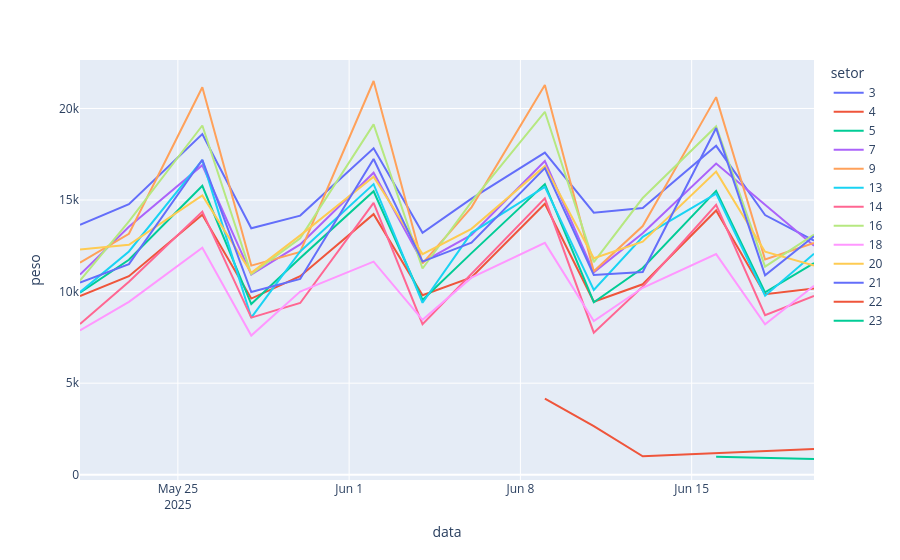

The code cell stored with this chart in its notebook:
### Code cell
teste = df.groupby(["data","setor","turno"], as_index = False).aggregate(peso = ("producao", "sum"), dia_semana = ("dia_semana", "unique"))
teste["dia_semana"] = [i[0] for i in teste["dia_semana"]]
teste["data"] = pd.to_datetime(teste["data"], dayfirst= True)
teste = teste[(teste["data"]>="20/05/2025") & (teste["data"]<="20/06/2025") & (teste["dia_semana"].isin(["seg","qua","sex"]))]
px.line(teste, x = "data", y = "peso", color = "setor")

### Figure 1 — Plotly figure (JSON) as saved in the notebook; plotly's stock layout.template omitted (floating-point values rounded to 4 significant figures)
{"data": [{"hovertemplate": "setor=3<br>data=%{x}<br>peso=%{y}<extra></extra>", "legendgroup": "3", "line": {"color": "#636efa", "dash": "solid"}, "marker": {"symbol": "circle"}, "mode": "lines", "name": "3", "orientation": "v", "showlegend": true, "type": "scatter", "x": ["2025-05-21T00:00:00.000000", "2025-05-23T00:00:00.000000", "2025-05-26T00:00:00.000000", "2025-05-28T00:00:00.000000", "2025-05-30T00:00:00.000000", "2025-06-02T00:00:00.000000", "2025-06-04T00:00:00.000000", "2025-06-06T00:00:00.000000", "2025-06-09T00:00:00.000000", "2025-06-11T00:00:00.000000", "2025-06-13T00:00:00.000000", "2025-06-16T00:00:00.000000", "2025-06-18T00:00:00.000000", "2025-06-20T00:00:00.000000"], "xaxis": "x", "y": [13650, 14770, 18600, 13460, 14150, 17830, 13210, 15080, 17590, 14310, 14560, 17960, 14180, 12790], "yaxis": "y"}, {"hovertemplate": "setor=4<br>data=%{x}<br>peso=%{y}<extra></extra>", "legendgroup": "4", "line": {"color": "#EF553B", "dash": "solid"}, "marker": {"symbol": "circle"}, "mode": "lines", "name": "4", "orientation": "v", "showlegend": true, "type": "scatter", "x": ["2025-05-21T00:00:00.000000", "2025-05-23T00:00:00.000000", "2025-05-26T00:00:00.000000", "2025-05-28T00:00:00.000000", "2025-05-30T00:00:00.000000", "2025-06-02T00:00:00.000000", "2025-06-04T00:00:00.000000", "2025-06-06T00:00:00.000000", "2025-06-09T00:00:00.000000", "2025-06-11T00:00:00.000000", "2025-06-13T00:00:00.000000", "2025-06-16T00:00:00.000000", "2025-06-18T00:00:00.000000", "2025-06-20T00:00:00.000000"], "xaxis": "x", "y": [9760, 10840, 14200, 9620, 10840, 14230, 9800, 10770, 14800, 9450, 10400, 14430, 9860, 10170], "yaxis": "y"}, {"hovertemplate": "setor=5<br>data=%{x}<br>peso=%{y}<extra></extra>", "legendgroup": "5", "line": {"color": "#00cc96", "dash": "solid"}, "marker": {"symbol": "circle"}, "mode": "lines", "name": "5", "orientation": "v", "showlegend": true, "type": "scatter", "x": ["2025-05-21T00:00:00.000000", "2025-05-23T00:00:00.000000", "2025-05-26T00:00:00.000000", "2025-05-28T00:00:00.000000", "2025-05-30T00:00:00.000000", "2025-06-02T00:00:00.000000", "2025-06-04T00:00:00.000000", "2025-06-06T00:00:00.000000", "2025-06-09T00:00:00.000000", "2025-06-11T00:00:00.000000", "2025-06-13T00:00:00.000000", "2025-06-16T00:00:00.000000", "2025-06-18T00:00:00.000000", "2025-06-20T00:00:00.000000"], "xaxis": "x", "y": [9940, 11740, 15780, 9320, 11830, 15480, 9540, 12100, 15870, 9420, 11290, 15500, 9960, 11560], "yaxis": "y"}, {"hovertemplate": "setor=7<br>data=%{x}<br>peso=%{y}<extra></extra>", "legendgroup": "7", "line": {"color": "#ab63fa", "dash": "solid"}, "marker": {"symbol": "circle"}, "mode": "lines", "name": "7", "orientation": "v", "showlegend": true, "type": "scatter", "x": ["2025-05-21T00:00:00.000000", "2025-05-23T00:00:00.000000", "2025-05-26T00:00:00.000000", "2025-05-28T00:00:00.000000", "2025-05-30T00:00:00.000000", "2025-06-02T00:00:00.000000", "2025-06-04T00:00:00.000000", "2025-06-06T00:00:00.000000", "2025-06-09T00:00:00.000000", "2025-06-11T00:00:00.000000", "2025-06-13T00:00:00.000000", "2025-06-16T00:00:00.000000", "2025-06-18T00:00:00.000000", "2025-06-20T00:00:00.000000"], "xaxis": "x", "y": [10930, 13540, 16900, 10930, 12580, 16490, 11610, 13100, 17130, 11050, 13190, 16990, 14740, 12500], "yaxis": "y"}, {"hovertemplate": "setor=9<br>data=%{x}<br>peso=%{y}<extra></extra>", "legendgroup": "9", "line": {"color": "#FFA15A", "dash": "solid"}, "marker": {"symbol": "circle"}, "mode": "lines", "name": "9", "orientation": "v", "showlegend": true, "type": "scatter", "x": ["2025-05-21T00:00:00.000000", "2025-05-23T00:00:00.000000", "2025-05-26T00:00:00.000000", "2025-05-28T00:00:00.000000", "2025-05-30T00:00:00.000000", "2025-06-02T00:00:00.000000", "2025-06-04T00:00:00.000000", "2025-06-06T00:00:00.000000", "2025-06-09T00:00:00.000000", "2025-06-11T00:00:00.000000", "2025-06-13T00:00:00.000000", "2025-06-16T00:00:00.000000", "2025-06-18T00:00:00.000000", "2025-06-20T00:00:00.000000"], "xaxis": "x", "y": [11580, 13160, 21160, 11420, 12170, 21500, 11540, 14600, 21280, 11110, 13580, 20620, 11750, 12660], "yaxis": "y"}, {"hovertemplate": "setor=13<br>data=%{x}<br>peso=%{y}<extra></extra>", "legendgroup": "13", "line": {"color": "#19d3f3", "dash": "solid"}, "marker": {"symbol": "circle"}, "mode": "lines", "name": "13", "orientation": "v", "showlegend": true, "type": "scatter", "x": ["2025-05-21T00:00:00.000000", "2025-05-23T00:00:00.000000", "2025-05-26T00:00:00.000000", "2025-05-28T00:00:00.000000", "2025-05-30T00:00:00.000000", "2025-06-02T00:00:00.000000", "2025-06-04T00:00:00.000000", "2025-06-06T00:00:00.000000", "2025-06-09T00:00:00.000000", "2025-06-11T00:00:00.000000", "2025-06-13T00:00:00.000000", "2025-06-16T00:00:00.000000", "2025-06-18T00:00:00.000000", "2025-06-20T00:00:00.000000"], "xaxis": "x", "y": [9970, 12190, 17180, 8580, 12190, 15870, 9390, 13210, 15720, 10090, 12990, 15350, 9780, 12070], "yaxis": "y"}, {"hovertemplate": "setor=14<br>data=%{x}<br>peso=%{y}<extra></extra>", "legendgroup": "14", "line": {"color": "#FF6692", "dash": "solid"}, "marker": {"symbol": "circle"}, "mode": "lines", "name": "14", "orientation": "v", "showlegend": true, "type": "scatter", "x": ["2025-05-21T00:00:00.000000", "2025-05-23T00:00:00.000000", "2025-05-26T00:00:00.000000", "2025-05-28T00:00:00.000000", "2025-05-30T00:00:00.000000", "2025-06-02T00:00:00.000000", "2025-06-04T00:00:00.000000", "2025-06-06T00:00:00.000000", "2025-06-09T00:00:00.000000", "2025-06-11T00:00:00.000000", "2025-06-13T00:00:00.000000", "2025-06-16T00:00:00.000000", "2025-06-18T00:00:00.000000", "2025-06-20T00:00:00.000000"], "xaxis": "x", "y": [8230, 10540, 14370, 8580, 9380, 14850, 8220, 10990, 15090, 7760, 10270, 14740, 8710, 9760], "yaxis": "y"}, {"hovertemplate": "setor=16<br>data=%{x}<br>peso=%{y}<extra></extra>", "legendgroup": "16", "line": {"color": "#B6E880", "dash": "solid"}, "marker": {"symbol": "circle"}, "mode": "lines", "name": "16", "orientation": "v", "showlegend": true, "type": "scatter", "x": ["2025-05-21T00:00:00.000000", "2025-05-23T00:00:00.000000", "2025-05-26T00:00:00.000000", "2025-05-28T00:00:00.000000", "2025-05-30T00:00:00.000000", "2025-06-02T00:00:00.000000", "2025-06-04T00:00:00.000000", "2025-06-06T00:00:00.000000", "2025-06-09T00:00:00.000000", "2025-06-11T00:00:00.000000", "2025-06-13T00:00:00.000000", "2025-06-16T00:00:00.000000", "2025-06-18T00:00:00.000000", "2025-06-20T00:00:00.000000"], "xaxis": "x", "y": [10600, 13840, 19070, 10960, 12910, 19130, 11260, 14900, 19820, 11610, 15110, 19020, 11360, 13120], "yaxis": "y"}, {"hovertemplate": "setor=18<br>data=%{x}<br>peso=%{y}<extra></extra>", "legendgroup": "18", "line": {"color": "#FF97FF", "dash": "solid"}, "marker": {"symbol": "circle"}, "mode": "lines", "name": "18", "orientation": "v", "showlegend": true, "type": "scatter", "x": ["2025-05-21T00:00:00.000000", "2025-05-23T00:00:00.000000", "2025-05-26T00:00:00.000000", "2025-05-28T00:00:00.000000", "2025-05-30T00:00:00.000000", "2025-06-02T00:00:00.000000", "2025-06-04T00:00:00.000000", "2025-06-06T00:00:00.000000", "2025-06-09T00:00:00.000000", "2025-06-11T00:00:00.000000", "2025-06-13T00:00:00.000000", "2025-06-16T00:00:00.000000", "2025-06-18T00:00:00.000000", "2025-06-20T00:00:00.000000"], "xaxis": "x", "y": [7880, 9440, 12400, 7600, 10000, 11640, 8460, 10760, 12660, 8390, 10210, 12050, 8210, 10320], "yaxis": "y"}, {"hovertemplate": "setor=20<br>data=%{x}<br>peso=%{y}<extra></extra>", "legendgroup": "20", "line": {"color": "#FECB52", "dash": "solid"}, "marker": {"symbol": "circle"}, "mode": "lines", "name": "20", "orientation": "v", "showlegend": true, "type": "scatter", "x": ["2025-05-21T00:00:00.000000", "2025-05-23T00:00:00.000000", "2025-05-26T00:00:00.000000", "2025-05-28T00:00:00.000000", "2025-05-30T00:00:00.000000", "2025-06-02T00:00:00.000000", "2025-06-04T00:00:00.000000", "2025-06-06T00:00:00.000000", "2025-06-09T00:00:00.000000", "2025-06-11T00:00:00.000000", "2025-06-13T00:00:00.000000", "2025-06-16T00:00:00.000000", "2025-06-18T00:00:00.000000", "2025-06-20T00:00:00.000000"], "xaxis": "x", "y": [12300, 12560, 15250, 11030, 13070, 16270, 12050, 13430, 16850, 11820, 12730, 16550, 12180, 11420], "yaxis": "y"}, {"hovertemplate": "setor=21<br>data=%{x}<br>peso=%{y}<extra></extra>", "legendgroup": "21", "line": {"color": "#636efa", "dash": "solid"}, "marker": {"symbol": "circle"}, "mode": "lines", "name": "21", "orientation": "v", "showlegend": true, "type": "scatter", "x": ["2025-05-21T00:00:00.000000", "2025-05-23T00:00:00.000000", "2025-05-26T00:00:00.000000", "2025-05-28T00:00:00.000000", "2025-05-30T00:00:00.000000", "2025-06-02T00:00:00.000000", "2025-06-04T00:00:00.000000", "2025-06-06T00:00:00.000000", "2025-06-09T00:00:00.000000", "2025-06-11T00:00:00.000000", "2025-06-13T00:00:00.000000", "2025-06-16T00:00:00.000000", "2025-06-18T00:00:00.000000", "2025-06-20T00:00:00.000000"], "xaxis": "x", "y": [10500, 11500, 17200, 9980, 10690, 17240, 11640, 12670, 16740, 10910, 11070, 18930, 10890, 13020], "yaxis": "y"}, {"hovertemplate": "setor=22<br>data=%{x}<br>peso=%{y}<extra></extra>", "legendgroup": "22", "line": {"color": "#EF553B", "dash": "solid"}, "marker": {"symbol": "circle"}, "mode": "lines", "name": "22", "orientation": "v", "showlegend": true, "type": "scatter", "x": ["2025-06-09T00:00:00.000000", "2025-06-11T00:00:00.000000", "2025-06-13T00:00:00.000000", "2025-06-20T00:00:00.000000"], "xaxis": "x", "y": [4160, 2660, 1010, 1400], "yaxis": "y"}, {"hovertemplate": "setor=23<br>data=%{x}<br>peso=%{y}<extra></extra>", "legendgroup": "23", "line": {"color": "#00cc96", "dash": "solid"}, "marker": {"symbol": "circle"}, "mode": "lines", "name": "23", "orientation": "v", "showlegend": true, "type": "scatter", "x": ["2025-06-16T00:00:00.000000", "2025-06-20T00:00:00.000000"], "xaxis": "x", "y": [980, 860], "yaxis": "y"}], "layout": {"legend": {"title": {"text": "setor"}, "tracegroupgap": 0}, "margin": {"t": 60}, "xaxis": {"anchor": "y", "domain": [0, 1], "title": {"text": "data"}}, "yaxis": {"anchor": "x", "domain": [0, 1], "title": {"text": "peso"}}}}
